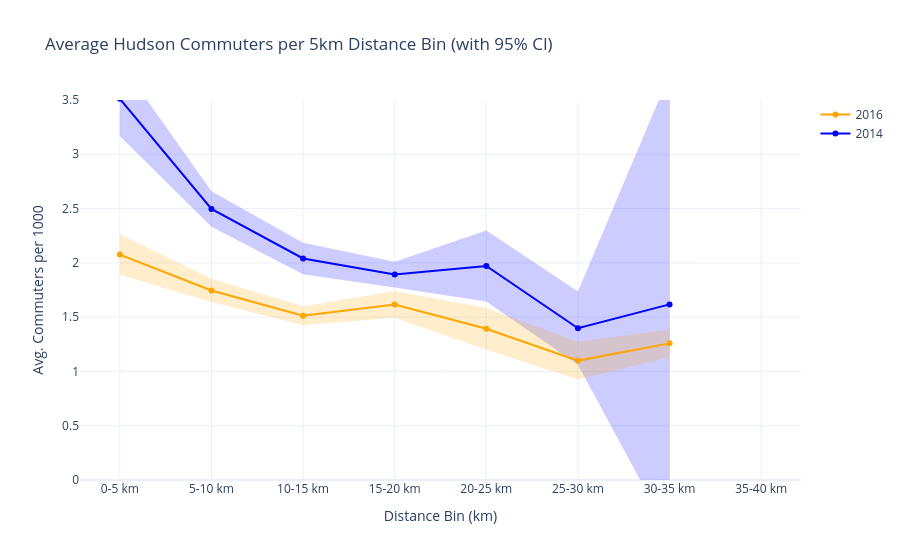

The notebook cell this image was saved under:
### Code cell
#Create 5 km bins and labels
bin_edges = range(0, int(max(gdf_2014["distance_km"].max(), gdf_2016["distance_km"].max())) + 10, 5)
bin_labels = [f"{i}-{i+5} km" for i in bin_edges[:-1]]

# Bin both datasets
gdf_2014["distance_bin_5km"] = pd.cut(gdf_2014["distance_km"], bins=bin_edges, labels=bin_labels)
gdf_2016["distance_bin_5km"] = pd.cut(gdf_2016["distance_km"], bins=bin_edges, labels=bin_labels)
#gdf_2015["distance_bin_5km"] = pd.cut(gdf_2016["distance_km"], bins=bin_edges, labels=bin_labels)


# Function to compute summary with 95% CI
def compute_summary_with_ci(df, label):
    grouped = (
        df.groupby("distance_bin_5km")["hudson_workers_per_1000"]
        .agg(['mean', 'std', 'count'])
        .reset_index()
        .rename(columns={'mean': 'avg', 'std': 'stddev', 'count': 'n'})
    )
    grouped['ci95'] = 1.96 * grouped['stddev'] / np.sqrt(grouped['n'])
    grouped['year'] = label
    return grouped

# Compute summaries
summary_2014 = compute_summary_with_ci(gdf_2014, "2014")
#summary_2015 = compute_summary_with_ci(gdf_2015, "2015")
summary_2016 = compute_summary_with_ci(gdf_2016, "2016")

# Create shaded confidence bands
fig = go.Figure()

for summary_df, color, fill in zip(
    [summary_2014,  summary_2016],
    ["blue", "orange", "green"],
    ["rgba(0, 0, 255, 0.2)", "rgba(255, 165, 0, 0.2)", "rgba(0, 128, 0, 0.2)"]
):
    label = summary_df["year"].iloc[0]

    # Line and markers
    fig.add_trace(go.Scatter(
        x=summary_df["distance_bin_5km"],
        y=summary_df["avg"],
        mode="lines+markers",
        name=label,
        line=dict(color=color)
    ))

    # Upper bound (invisible line)
    fig.add_trace(go.Scatter(
        x=summary_df["distance_bin_5km"],
        y=summary_df["avg"] + summary_df["ci95"],
        mode="lines",
        line=dict(width=0),
        showlegend=False,
        hoverinfo='skip'
    ))

    # Lower bound (fills to upper line)
    fig.add_trace(go.Scatter(
        x=summary_df["distance_bin_5km"],
        y=summary_df["avg"] - summary_df["ci95"],
        mode="lines",
        line=dict(width=0),
        fill='tonexty',
        fillcolor=fill,
        hoverinfo='skip',
        showlegend=False
    ))


# Layout
fig.update_layout(
    title="Average Hudson Commuters per 5km Distance Bin (with 95% CI)",
    xaxis_title="Distance Bin (km)",
    yaxis_title="Avg. Commuters per 1000",
    template="plotly_white",
    yaxis=dict(range=[0, 3.5])
)

fig.show()

### Figure 1 — Plotly figure (JSON) as saved in the notebook; plotly's stock layout.template omitted (floating-point values rounded to 4 significant figures)
{"data": [{"line": {"color": "blue"}, "mode": "lines+markers", "name": "2014", "type": "scatter", "x": ["0-5 km", "5-10 km", "10-15 km", "15-20 km", "20-25 km", "25-30 km", "30-35 km", "35-40 km"], "y": [3.511, 2.497, 2.041, 1.892, 1.971, 1.398, 1.618, NaN]}, {"hoverinfo": "skip", "line": {"width": 0}, "mode": "lines", "showlegend": false, "type": "scatter", "x": ["0-5 km", "5-10 km", "10-15 km", "15-20 km", "20-25 km", "25-30 km", "30-35 km", "35-40 km"], "y": [3.854, 2.66, 2.185, 2.01, 2.298, 1.735, 3.736, NaN]}, {"fill": "tonexty", "fillcolor": "rgba(0, 0, 255, 0.2)", "hoverinfo": "skip", "line": {"width": 0}, "mode": "lines", "showlegend": false, "type": "scatter", "x": ["0-5 km", "5-10 km", "10-15 km", "15-20 km", "20-25 km", "25-30 km", "30-35 km", "35-40 km"], "y": [3.169, 2.334, 1.896, 1.774, 1.644, 1.061, -0.5012, NaN]}, {"line": {"color": "orange"}, "mode": "lines+markers", "name": "2016", "type": "scatter", "x": ["0-5 km", "5-10 km", "10-15 km", "15-20 km", "20-25 km", "25-30 km", "30-35 km", "35-40 km"], "y": [2.076, 1.746, 1.513, 1.617, 1.392, 1.1, 1.258, NaN]}, {"hoverinfo": "skip", "line": {"width": 0}, "mode": "lines", "showlegend": false, "type": "scatter", "x": ["0-5 km", "5-10 km", "10-15 km", "15-20 km", "20-25 km", "25-30 km", "30-35 km", "35-40 km"], "y": [2.262, 1.854, 1.601, 1.741, 1.585, 1.274, 1.386, NaN]}, {"fill": "tonexty", "fillcolor": "rgba(255, 165, 0, 0.2)", "hoverinfo": "skip", "line": {"width": 0}, "mode": "lines", "showlegend": false, "type": "scatter", "x": ["0-5 km", "5-10 km", "10-15 km", "15-20 km", "20-25 km", "25-30 km", "30-35 km", "35-40 km"], "y": [1.89, 1.638, 1.425, 1.494, 1.2, 0.9257, 1.131, NaN]}], "layout": {"title": {"text": "Average Hudson Commuters per 5km Distance Bin (with 95% CI)"}, "xaxis": {"title": {"text": "Distance Bin (km)"}}, "yaxis": {"range": [0, 3.5], "title": {"text": "Avg. Commuters per 1000"}}}}
